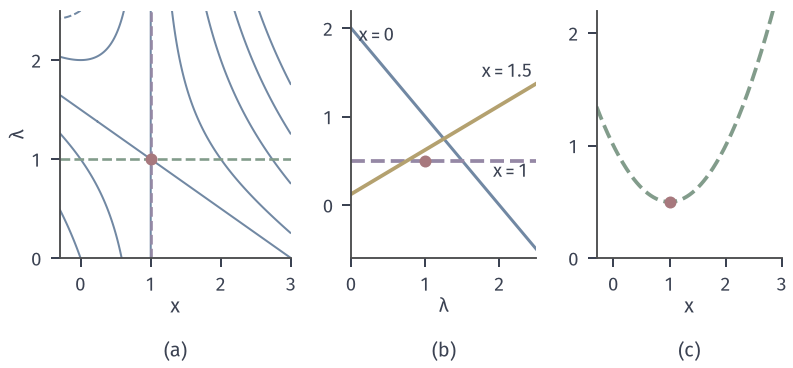

The script that drew this image:
from pathlib import Path
import sys
ROOT = next(p for p in Path(__file__).resolve().parents if (p/'build.sh').is_file() and (p/'tex/book.tex').is_file())
sys.path.insert(0, str(ROOT/'figures/00-shared/mathematical-preliminaries-upper/00-shared/comprehension-figures'))
from support import figure, save, BLUE, GREEN, YELLOW, RED, PURPLE, INK, MUTED, GRID, BLUE_FILL, GREEN_FILL, YELLOW_FILL, RED_FILL, PURPLE_FILL
import numpy as np
HERE = Path(__file__).resolve().parent
STROKE = '#4C4D4F'
def panel(fig, left, right, top, bottom, wspace=.25):
    fig.set_layout_engine(None)
    H=fig.get_figheight()*25.4
    if len(fig.axes)>1: bottom=15.5/H
    fig.subplots_adjust(left=left, right=right, top=top, bottom=bottom, wspace=wspace)
def tag(fig, ax, s, y=None):
    p = ax.get_position(); fig.text((p.x0+p.x1)/2, 1.0/(fig.get_figheight()*25.4), s, ha='center', va='bottom')
def opt(ax, x=0, y=0, ms=4.8, z=7): ax.plot([x],[y],'o',ms=ms,color=RED,mew=0,zorder=z)
def dot(ax, x, y, c=GREEN, ms=4.2, z=6, m='o'): ax.plot([x],[y],m,ms=ms,color=c,mew=0,zorder=z)
def hollow(ax, x, y, c=BLUE, ms=4.4, z=7): ax.plot([x],[y],'o',ms=ms,mfc='white',mec=c,mew=1.0,zorder=z)

# L(x,lam)=(x-2)^2/2+lam(x-1)，鞍点 (1,1)，值 1/2。
fig,(A,B,C)=figure(width_mm=112,height_mm=52,ncols=3,gridspec_kw={'width_ratios':[1.25,1,1]})
panel(fig,.075,.985,.97,.23,wspace=.3)
x=np.linspace(-.3,3,300);l=np.linspace(0,2.5,300);X,Y=np.meshgrid(x,l)
A.contour(X,Y,.5*(X-2)**2+Y*(X-1),levels=[-1.5,-.5,0,.5,1,2,3,4],colors=BLUE,linewidths=.8)
A.plot([1,1],[0,2.5],color=PURPLE,lw=1.05,ls='--');A.plot([-.3,3],[1,1],color=GREEN,lw=1.05,ls='--');opt(A,1,1)
A.set_xlim(-.3,3);A.set_ylim(0,2.5);A.set_xticks([0,1,2,3]);A.set_yticks([0,1,2]);A.set_xlabel('$x$',labelpad=1);A.set_ylabel(r'$\lambda$',labelpad=1)
L=np.linspace(0,2.5,50)
B.plot(L,2-L,color=BLUE,lw=1.2);B.plot(L,.5+0*L,color=PURPLE,lw=1.5,ls='--');B.plot(L,.125+.5*L,color=YELLOW,lw=1.5)
B.text(2.45,-.3,'$x=0$',fontsize=7.5,ha='right',va='top') if 0 else None
B.text(.1,1.85,'$x=0$',fontsize=7.5);B.text(2.4,.32,'$x=1$',fontsize=7.5,ha='right');B.text(2.45,1.45,'$x=1.5$',fontsize=7.5,ha='right')
opt(B,1,.5)
B.set_xlim(0,2.5);B.set_ylim(-.6,2.2);B.set_xticks([0,1,2]);B.set_yticks([0,1,2]);B.set_xlabel(r'$\lambda$',labelpad=1)
X=np.linspace(-.3,3,200);C.plot(X,.5*(X-2)**2+X-1,color=GREEN,lw=1.5,ls='--');opt(C,1,.5);C.text(.45,1.45,r'$\lambda=1$',fontsize=7.5,ha='center') if 0 else None
C.set_xlim(-.3,3);C.set_ylim(0,2.2);C.set_xticks([0,1,2,3]);C.set_yticks([0,1,2]);C.set_xlabel('$x$',labelpad=1)
for a_,s in zip((A,B,C),('(a)','(b)','(c)')):tag(fig,a_,s)
save(fig,HERE,'figure',{'L':'(x-2)^2/2+lam(x-1)','saddle':[1,1,.5]})
